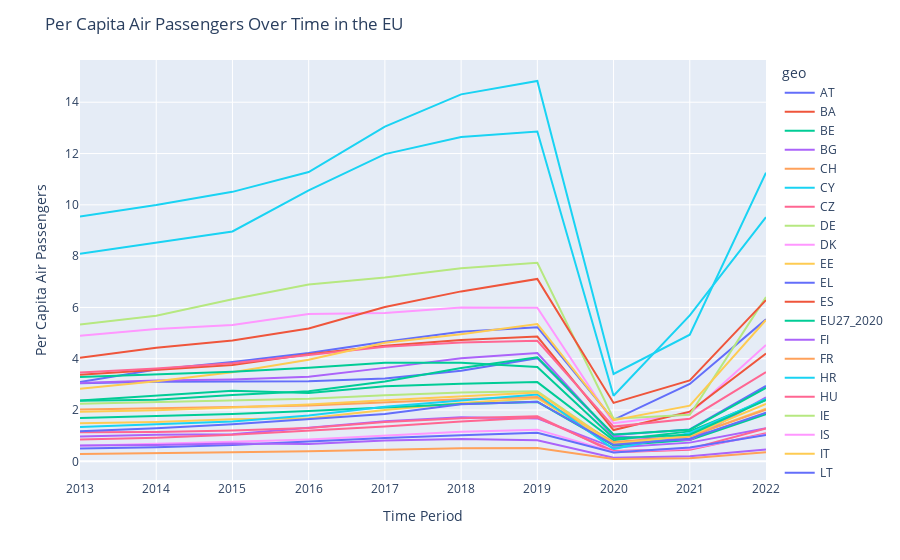
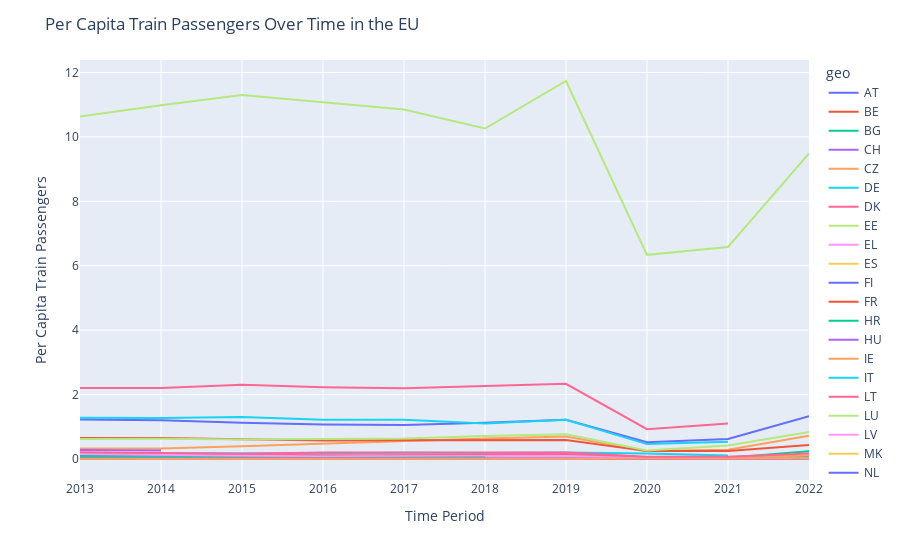

These figures' notebook cell, in order:
### Code cell
fig1 = px.line(df_air_pas_2013, x='TIME_PERIOD', y='per_capita', color='geo')
fig1.update_layout(title_text="Per Capita Air Passengers Over Time in the EU", xaxis_title='Time Period', yaxis_title='Per Capita Air Passengers')
fig1.show()

fig2 = px.line(df_train_pas_2013, x='TIME_PERIOD', y='per_capita', color='geo')
fig2.update_layout(title_text="Per Capita Train Passengers Over Time in the EU", xaxis_title='Time Period', yaxis_title='Per Capita Train Passengers')
fig2.show()

### Figure 1 — Plotly figure (JSON) as saved in the notebook; plotly's stock layout.template omitted (floating-point values rounded to 4 significant figures)
{"data": [{"hovertemplate": "geo=AT<br>TIME_PERIOD=%{x}<br>per_capita=%{y}<extra></extra>", "legendgroup": "AT", "line": {"color": "#636efa", "dash": "solid"}, "marker": {"symbol": "circle"}, "mode": "lines", "name": "AT", "orientation": "v", "showlegend": true, "type": "scatter", "x": [2013, 2014, 2015, 2016, 2017, 2018, 2019, 2020, 2021, 2022], "xaxis": "x", "y": [3.047, 3.101, 3.116, 3.124, 3.229, 3.53, 4.024, 1.03, 1.243, 2.938], "yaxis": "y"}, {"hovertemplate": "geo=BA<br>TIME_PERIOD=%{x}<br>per_capita=%{y}<extra></extra>", "legendgroup": "BA", "line": {"color": "#EF553B", "dash": "solid"}, "marker": {"symbol": "circle"}, "mode": "lines", "name": "BA", "orientation": "v", "showlegend": true, "type": "scatter", "x": [2021], "xaxis": "x", "y": [null], "yaxis": "y"}, {"hovertemplate": "geo=BE<br>TIME_PERIOD=%{x}<br>per_capita=%{y}<extra></extra>", "legendgroup": "BE", "line": {"color": "#00cc96", "dash": "solid"}, "marker": {"symbol": "circle"}, "mode": "lines", "name": "BE", "orientation": "v", "showlegend": true, "type": "scatter", "x": [2013, 2014, 2015, 2016, 2017, 2018, 2019, 2020, 2021, 2022], "xaxis": "x", "y": [2.369, 2.574, 2.755, 2.662, 2.93, 3.027, 3.089, 0.8215, 1.168, 2.399], "yaxis": "y"}, {"hovertemplate": "geo=BG<br>TIME_PERIOD=%{x}<br>per_capita=%{y}<extra></extra>", "legendgroup": "BG", "line": {"color": "#ab63fa", "dash": "solid"}, "marker": {"symbol": "circle"}, "mode": "lines", "name": "BG", "orientation": "v", "showlegend": true, "type": "scatter", "x": [2013, 2014, 2015, 2016, 2017, 2018, 2019, 2020, 2021, 2022], "xaxis": "x", "y": [0.9718, 1.038, 1.057, 1.303, 1.562, 1.722, 1.673, 0.5364, 0.7298, 1.288], "yaxis": "y"}, {"hovertemplate": "geo=CH<br>TIME_PERIOD=%{x}<br>per_capita=%{y}<extra></extra>", "legendgroup": "CH", "line": {"color": "#FFA15A", "dash": "solid"}, "marker": {"symbol": "circle"}, "mode": "lines", "name": "CH", "orientation": "v", "showlegend": true, "type": "scatter", "x": [2013, 2014, 2015, 2016, 2017, 2018, 2019, 2020, 2021, 2022], "xaxis": "x", "y": [null, null, null, null, null, null, null, null, null, null], "yaxis": "y"}, {"hovertemplate": "geo=CY<br>TIME_PERIOD=%{x}<br>per_capita=%{y}<extra></extra>", "legendgroup": "CY", "line": {"color": "#19d3f3", "dash": "solid"}, "marker": {"symbol": "circle"}, "mode": "lines", "name": "CY", "orientation": "v", "showlegend": true, "type": "scatter", "x": [2013, 2014, 2015, 2016, 2017, 2018, 2019, 2020, 2021, 2022], "xaxis": "x", "y": [8.097, 8.541, 8.962, 10.56, 11.98, 12.64, 12.86, 2.557, 5.692, 9.521], "yaxis": "y"}, {"hovertemplate": "geo=CZ<br>TIME_PERIOD=%{x}<br>per_capita=%{y}<extra></extra>", "legendgroup": "CZ", "line": {"color": "#FF6692", "dash": "solid"}, "marker": {"symbol": "circle"}, "mode": "lines", "name": "CZ", "orientation": "v", "showlegend": true, "type": "scatter", "x": [2013, 2014, 2015, 2016, 2017, 2018, 2019, 2020, 2021, 2022], "xaxis": "x", "y": [1.131, 1.149, 1.202, 1.295, 1.536, 1.681, 1.762, 0.3573, 0.4531, 1.097], "yaxis": "y"}, {"hovertemplate": "geo=DE<br>TIME_PERIOD=%{x}<br>per_capita=%{y}<extra></extra>", "legendgroup": "DE", "line": {"color": "#B6E880", "dash": "solid"}, "marker": {"symbol": "circle"}, "mode": "lines", "name": "DE", "orientation": "v", "showlegend": true, "type": "scatter", "x": [2013, 2014, 2015, 2016, 2017, 2018, 2019, 2020, 2021, 2022], "xaxis": "x", "y": [2.245, 2.308, 2.388, 2.442, 2.574, 2.687, 2.731, 0.6949, 0.8851, 1.866], "yaxis": "y"}, {"hovertemplate": "geo=DK<br>TIME_PERIOD=%{x}<br>per_capita=%{y}<extra></extra>", "legendgroup": "DK", "line": {"color": "#FF97FF", "dash": "solid"}, "marker": {"symbol": "circle"}, "mode": "lines", "name": "DK", "orientation": "v", "showlegend": true, "type": "scatter", "x": [2013, 2014, 2015, 2016, 2017, 2018, 2019, 2020, 2021, 2022], "xaxis": "x", "y": [4.901, 5.156, 5.317, 5.741, 5.786, 6.002, 5.99, 1.487, 1.852, 4.537], "yaxis": "y"}, {"hovertemplate": "geo=EE<br>TIME_PERIOD=%{x}<br>per_capita=%{y}<extra></extra>", "legendgroup": "EE", "line": {"color": "#FECB52", "dash": "solid"}, "marker": {"symbol": "circle"}, "mode": "lines", "name": "EE", "orientation": "v", "showlegend": true, "type": "scatter", "x": [2013, 2014, 2015, 2016, 2017, 2018, 2019, 2020, 2021, 2022], "xaxis": "x", "y": [1.484, 1.535, 1.643, 1.683, 2.003, 2.271, 2.459, 0.6455, 0.9721, 2.051], "yaxis": "y"}, {"hovertemplate": "geo=EL<br>TIME_PERIOD=%{x}<br>per_capita=%{y}<extra></extra>", "legendgroup": "EL", "line": {"color": "#636efa", "dash": "solid"}, "marker": {"symbol": "circle"}, "mode": "lines", "name": "EL", "orientation": "v", "showlegend": true, "type": "scatter", "x": [2013, 2014, 2015, 2016, 2017, 2018, 2019, 2020, 2021, 2022], "xaxis": "x", "y": [3.092, 3.58, 3.877, 4.223, 4.659, 5.051, 5.23, 1.618, 3.02, 5.535], "yaxis": "y"}, {"hovertemplate": "geo=ES<br>TIME_PERIOD=%{x}<br>per_capita=%{y}<extra></extra>", "legendgroup": "ES", "line": {"color": "#EF553B", "dash": "solid"}, "marker": {"symbol": "circle"}, "mode": "lines", "name": "ES", "orientation": "v", "showlegend": true, "type": "scatter", "x": [2013, 2014, 2015, 2016, 2017, 2018, 2019, 2020, 2021, 2022], "xaxis": "x", "y": [3.376, 3.555, 3.76, 4.175, 4.51, 4.728, 4.863, 1.221, 1.939, 4.207], "yaxis": "y"}, {"hovertemplate": "geo=EU27_2020<br>TIME_PERIOD=%{x}<br>per_capita=%{y}<extra></extra>", "legendgroup": "EU27_2020", "line": {"color": "#00cc96", "dash": "solid"}, "marker": {"symbol": "circle"}, "mode": "lines", "name": "EU27_2020", "orientation": "v", "showlegend": true, "type": "scatter", "x": [2013, 2014, 2015, 2016, 2017, 2018, 2019, 2020, 2021, 2022], "xaxis": "x", "y": [1.691, 1.764, 1.848, 1.96, 2.107, 2.233, 2.319, 0.6187, 0.8361, 1.835], "yaxis": "y"}, {"hovertemplate": "geo=FI<br>TIME_PERIOD=%{x}<br>per_capita=%{y}<extra></extra>", "legendgroup": "FI", "line": {"color": "#ab63fa", "dash": "solid"}, "marker": {"symbol": "circle"}, "mode": "lines", "name": "FI", "orientation": "v", "showlegend": true, "type": "scatter", "x": [2013, 2014, 2015, 2016, 2017, 2018, 2019, 2020, 2021, 2022], "xaxis": "x", "y": [3.053, 3.15, 3.194, 3.299, 3.644, 4.022, 4.22, 0.9825, 0.823, 2.49], "yaxis": "y"}, {"hovertemplate": "geo=FR<br>TIME_PERIOD=%{x}<br>per_capita=%{y}<extra></extra>", "legendgroup": "FR", "line": {"color": "#FFA15A", "dash": "solid"}, "marker": {"symbol": "circle"}, "mode": "lines", "name": "FR", "orientation": "v", "showlegend": true, "type": "scatter", "x": [2013, 2014, 2015, 2016, 2017, 2018, 2019, 2020, 2021, 2022], "xaxis": "x", "y": [2.024, 2.061, 2.12, 2.18, 2.306, 2.417, 2.512, 0.7535, 0.976, 2.012], "yaxis": "y"}, {"hovertemplate": "geo=HR<br>TIME_PERIOD=%{x}<br>per_capita=%{y}<extra></extra>", "legendgroup": "HR", "line": {"color": "#19d3f3", "dash": "solid"}, "marker": {"symbol": "circle"}, "mode": "lines", "name": "HR", "orientation": "v", "showlegend": true, "type": "scatter", "x": [2013, 2014, 2015, 2016, 2017, 2018, 2019, 2020, 2021, 2022], "xaxis": "x", "y": [1.343, 1.446, 1.555, 1.784, 2.129, 2.37, 2.606, 0.4789, 1.105, 2.438], "yaxis": "y"}, {"hovertemplate": "geo=HU<br>TIME_PERIOD=%{x}<br>per_capita=%{y}<extra></extra>", "legendgroup": "HU", "line": {"color": "#FF6692", "dash": "solid"}, "marker": {"symbol": "circle"}, "mode": "lines", "name": "HU", "orientation": "v", "showlegend": true, "type": "scatter", "x": [2013, 2014, 2015, 2016, 2017, 2018, 2019, 2020, 2021, 2022], "xaxis": "x", "y": [0.8519, 0.9167, 1.038, 1.186, 1.363, 1.552, 1.709, 0.4056, 0.4794, 1.279], "yaxis": "y"}, {"hovertemplate": "geo=IE<br>TIME_PERIOD=%{x}<br>per_capita=%{y}<extra></extra>", "legendgroup": "IE", "line": {"color": "#B6E880", "dash": "solid"}, "marker": {"symbol": "circle"}, "mode": "lines", "name": "IE", "orientation": "v", "showlegend": true, "type": "scatter", "x": [2013, 2014, 2015, 2016, 2017, 2018, 2019, 2020, 2021, 2022], "xaxis": "x", "y": [5.337, 5.673, 6.316, 6.897, 7.163, 7.524, 7.738, 1.666, 1.817, 6.404], "yaxis": "y"}, {"hovertemplate": "geo=IS<br>TIME_PERIOD=%{x}<br>per_capita=%{y}<extra></extra>", "legendgroup": "IS", "line": {"color": "#FF97FF", "dash": "solid"}, "marker": {"symbol": "circle"}, "mode": "lines", "name": "IS", "orientation": "v", "showlegend": true, "type": "scatter", "x": [2013, 2014, 2015, 2016, 2017, 2018, 2019, 2020, 2021, 2022], "xaxis": "x", "y": [null, null, null, null, null, null, null, null, null, null], "yaxis": "y"}, {"hovertemplate": "geo=IT<br>TIME_PERIOD=%{x}<br>per_capita=%{y}<extra></extra>", "legendgroup": "IT", "line": {"color": "#FECB52", "dash": "solid"}, "marker": {"symbol": "circle"}, "mode": "lines", "name": "IT", "orientation": "v", "showlegend": true, "type": "scatter", "x": [2013, 2014, 2015, 2016, 2017, 2018, 2019, 2020, 2021, 2022], "xaxis": "x", "y": [1.931, 1.993, 2.1, 2.217, 2.382, 2.535, 2.686, 0.6775, 1.008, 2.243], "yaxis": "y"}, {"hovertemplate": "geo=LT<br>TIME_PERIOD=%{x}<br>per_capita=%{y}<extra></extra>", "legendgroup": "LT", "line": {"color": "#636efa", "dash": "solid"}, "marker": {"symbol": "circle"}, "mode": "lines", "name": "LT", "orientation": "v", "showlegend": true, "type": "scatter", "x": [2013, 2014, 2015, 2016, 2017, 2018, 2019, 2020, 2021, 2022], "xaxis": "x", "y": [1.172, 1.29, 1.447, 1.657, 1.842, 2.227, 2.328, 0.6458, 0.8816, 1.901], "yaxis": "y"}, {"hovertemplate": "geo=LU<br>TIME_PERIOD=%{x}<br>per_capita=%{y}<extra></extra>", "legendgroup": "LU", "line": {"color": "#EF553B", "dash": "solid"}, "marker": {"symbol": "circle"}, "mode": "lines", "name": "LU", "orientation": "v", "showlegend": true, "type": "scatter", "x": [2013, 2014, 2015, 2016, 2017, 2018, 2019, 2020, 2021, 2022], "xaxis": "x", "y": [4.039, 4.428, 4.71, 5.179, 6.018, 6.626, 7.111, 2.278, 3.156, 6.286], "yaxis": "y"}, {"hovertemplate": "geo=LV<br>TIME_PERIOD=%{x}<br>per_capita=%{y}<extra></extra>", "legendgroup": "LV", "line": {"color": "#00cc96", "dash": "solid"}, "marker": {"symbol": "circle"}, "mode": "lines", "name": "LV", "orientation": "v", "showlegend": true, "type": "scatter", "x": [2013, 2014, 2015, 2016, 2017, 2018, 2019, 2020, 2021, 2022], "xaxis": "x", "y": [2.363, 2.399, 2.591, 2.735, 3.117, 3.638, 4.055, 1.046, 1.234, 2.862], "yaxis": "y"}, {"hovertemplate": "geo=ME<br>TIME_PERIOD=%{x}<br>per_capita=%{y}<extra></extra>", "legendgroup": "ME", "line": {"color": "#ab63fa", "dash": "solid"}, "marker": {"symbol": "circle"}, "mode": "lines", "name": "ME", "orientation": "v", "showlegend": true, "type": "scatter", "x": [2016, 2017, 2018, 2019, 2020, 2021, 2022], "xaxis": "x", "y": [null, null, null, null, null, null, null], "yaxis": "y"}, {"hovertemplate": "geo=MK<br>TIME_PERIOD=%{x}<br>per_capita=%{y}<extra></extra>", "legendgroup": "MK", "line": {"color": "#FFA15A", "dash": "solid"}, "marker": {"symbol": "circle"}, "mode": "lines", "name": "MK", "orientation": "v", "showlegend": true, "type": "scatter", "x": [2015, 2016, 2017, 2018, 2019, 2020, 2021, 2022], "xaxis": "x", "y": [null, null, null, null, null, null, null, null], "yaxis": "y"}, {"hovertemplate": "geo=MT<br>TIME_PERIOD=%{x}<br>per_capita=%{y}<extra></extra>", "legendgroup": "MT", "line": {"color": "#19d3f3", "dash": "solid"}, "marker": {"symbol": "circle"}, "mode": "lines", "name": "MT", "orientation": "v", "showlegend": true, "type": "scatter", "x": [2013, 2014, 2015, 2016, 2017, 2018, 2019, 2020, 2021, 2022], "xaxis": "x", "y": [9.543, 9.99, 10.51, 11.28, 13.05, 14.31, 14.83, 3.406, 4.937, 11.25], "yaxis": "y"}, {"hovertemplate": "geo=NL<br>TIME_PERIOD=%{x}<br>per_capita=%{y}<extra></extra>", "legendgroup": "NL", "line": {"color": "#FF6692", "dash": "solid"}, "marker": {"symbol": "circle"}, "mode": "lines", "name": "NL", "orientation": "v", "showlegend": true, "type": "scatter", "x": [2013, 2014, 2015, 2016, 2017, 2018, 2019, 2020, 2021, 2022], "xaxis": "x", "y": [3.461, 3.622, 3.821, 4.141, 4.463, 4.636, 4.698, 1.355, 1.664, 3.484], "yaxis": "y"}, {"hovertemplate": "geo=NO<br>TIME_PERIOD=%{x}<br>per_capita=%{y}<extra></extra>", "legendgroup": "NO", "line": {"color": "#B6E880", "dash": "solid"}, "marker": {"symbol": "circle"}, "mode": "lines", "name": "NO", "orientation": "v", "showlegend": true, "type": "scatter", "x": [2013, 2014, 2015, 2016, 2017, 2018, 2019, 2020, 2021, 2022], "xaxis": "x", "y": [null, null, null, null, null, null, null, null, null, null], "yaxis": "y"}, {"hovertemplate": "geo=PL<br>TIME_PERIOD=%{x}<br>per_capita=%{y}<extra></extra>", "legendgroup": "PL", "line": {"color": "#FF97FF", "dash": "solid"}, "marker": {"symbol": "circle"}, "mode": "lines", "name": "PL", "orientation": "v", "showlegend": true, "type": "scatter", "x": [2013, 2014, 2015, 2016, 2017, 2018, 2019, 2020, 2021, 2022], "xaxis": "x", "y": [0.6115, 0.6764, 0.7606, 0.8499, 0.9924, 1.152, 1.236, 0.3642, 0.4993, 1.045], "yaxis": "y"}, {"hovertemplate": "geo=PT<br>TIME_PERIOD=%{x}<br>per_capita=%{y}<extra></extra>", "legendgroup": "PT", "line": {"color": "#FECB52", "dash": "solid"}, "marker": {"symbol": "circle"}, "mode": "lines", "name": "PT", "orientation": "v", "showlegend": true, "type": "scatter", "x": [2013, 2014, 2015, 2016, 2017, 2018, 2019, 2020, 2021, 2022], "xaxis": "x", "y": [2.831, 3.123, 3.47, 3.958, 4.624, 4.958, 5.353, 1.607, 2.17, 5.514], "yaxis": "y"}, {"hovertemplate": "geo=RO<br>TIME_PERIOD=%{x}<br>per_capita=%{y}<extra></extra>", "legendgroup": "RO", "line": {"color": "#636efa", "dash": "solid"}, "marker": {"symbol": "circle"}, "mode": "lines", "name": "RO", "orientation": "v", "showlegend": true, "type": "scatter", "x": [2013, 2014, 2015, 2016, 2017, 2018, 2019, 2020, 2021, 2022], "xaxis": "x", "y": [0.5003, 0.5468, 0.6331, 0.7669, 0.913, 1.014, 1.111, 0.3432, 0.5408, 1.026], "yaxis": "y"}, {"hovertemplate": "geo=RS<br>TIME_PERIOD=%{x}<br>per_capita=%{y}<extra></extra>", "legendgroup": "RS", "line": {"color": "#EF553B", "dash": "solid"}, "marker": {"symbol": "circle"}, "mode": "lines", "name": "RS", "orientation": "v", "showlegend": true, "type": "scatter", "x": [2016, 2017, 2018, 2019, 2020, 2021], "xaxis": "x", "y": [null, null, null, null, null, null], "yaxis": "y"}, {"hovertemplate": "geo=SE<br>TIME_PERIOD=%{x}<br>per_capita=%{y}<extra></extra>", "legendgroup": "SE", "line": {"color": "#00cc96", "dash": "solid"}, "marker": {"symbol": "circle"}, "mode": "lines", "name": "SE", "orientation": "v", "showlegend": true, "type": "scatter", "x": [2013, 2014, 2015, 2016, 2017, 2018, 2019, 2020, 2021, 2022], "xaxis": "x", "y": [3.29, 3.397, 3.489, 3.65, 3.847, 3.848, 3.677, 0.9022, 1.04, 2.396], "yaxis": "y"}, {"hovertemplate": "geo=SI<br>TIME_PERIOD=%{x}<br>per_capita=%{y}<extra></extra>", "legendgroup": "SI", "line": {"color": "#ab63fa", "dash": "solid"}, "marker": {"symbol": "circle"}, "mode": "lines", "name": "SI", "orientation": "v", "showlegend": true, "type": "scatter", "x": [2013, 2014, 2015, 2016, 2017, 2018, 2019, 2020, 2021, 2022], "xaxis": "x", "y": [0.6148, 0.6342, 0.6961, 0.6802, 0.8142, 0.876, 0.8261, 0.1373, 0.1988, 0.4598], "yaxis": "y"}, {"hovertemplate": "geo=SK<br>TIME_PERIOD=%{x}<br>per_capita=%{y}<extra></extra>", "legendgroup": "SK", "line": {"color": "#FFA15A", "dash": "solid"}, "marker": {"symbol": "circle"}, "mode": "lines", "name": "SK", "orientation": "v", "showlegend": true, "type": "scatter", "x": [2013, 2014, 2015, 2016, 2017, 2018, 2019, 2020, 2021, 2022], "xaxis": "x", "y": [0.2878, 0.3086, 0.3585, 0.3977, 0.442, 0.5133, 0.521, 0.09172, 0.1176, 0.3574], "yaxis": "y"}, {"hovertemplate": "geo=UK<br>TIME_PERIOD=%{x}<br>per_capita=%{y}<extra></extra>", "legendgroup": "UK", "line": {"color": "#19d3f3", "dash": "solid"}, "marker": {"symbol": "circle"}, "mode": "lines", "name": "UK", "orientation": "v", "showlegend": true, "type": "scatter", "x": [2013, 2014, 2015, 2016, 2017, 2018, 2019], "xaxis": "x", "y": [null, null, null, null, null, null, null], "yaxis": "y"}], "layout": {"legend": {"title": {"text": "geo"}, "tracegroupgap": 0}, "margin": {"t": 60}, "title": {"text": "Per Capita Air Passengers Over Time in the EU"}, "xaxis": {"anchor": "y", "domain": [0, 1], "title": {"text": "Time Period"}}, "yaxis": {"anchor": "x", "domain": [0, 1], "title": {"text": "Per Capita Air Passengers"}}}}

### Figure 2 — Plotly figure (JSON) as saved in the notebook; plotly's stock layout.template omitted (floating-point values rounded to 4 significant figures)
{"data": [{"hovertemplate": "geo=AT<br>TIME_PERIOD=%{x}<br>per_capita=%{y}<extra></extra>", "legendgroup": "AT", "line": {"color": "#636efa", "dash": "solid"}, "marker": {"symbol": "circle"}, "mode": "lines", "name": "AT", "orientation": "v", "showlegend": true, "type": "scatter", "x": [2013, 2014, 2015, 2016, 2017, 2018, 2019, 2020, 2021, 2022], "xaxis": "x", "y": [1.227, 1.203, 1.126, 1.069, 1.057, 1.124, 1.218, 0.5183, 0.6221, 1.325], "yaxis": "y"}, {"hovertemplate": "geo=BE<br>TIME_PERIOD=%{x}<br>per_capita=%{y}<extra></extra>", "legendgroup": "BE", "line": {"color": "#EF553B", "dash": "solid"}, "marker": {"symbol": "circle"}, "mode": "lines", "name": "BE", "orientation": "v", "showlegend": true, "type": "scatter", "x": [2013, 2014, 2015, 2016, 2017, 2018, 2019, 2020, 2021, 2022], "xaxis": "x", "y": [null, null, null, null, null, null, null, null, null, null], "yaxis": "y"}, {"hovertemplate": "geo=BG<br>TIME_PERIOD=%{x}<br>per_capita=%{y}<extra></extra>", "legendgroup": "BG", "line": {"color": "#00cc96", "dash": "solid"}, "marker": {"symbol": "circle"}, "mode": "lines", "name": "BG", "orientation": "v", "showlegend": true, "type": "scatter", "x": [2013, 2014, 2015, 2016, 2017, 2018, 2019, 2020, 2021, 2022], "xaxis": "x", "y": [0.04558, 0.03989, 0.03249, 0.07199, 0.1104, 0.1128, 0.1491, 0.04301, 0.03962, 0.2398], "yaxis": "y"}, {"hovertemplate": "geo=CH<br>TIME_PERIOD=%{x}<br>per_capita=%{y}<extra></extra>", "legendgroup": "CH", "line": {"color": "#ab63fa", "dash": "solid"}, "marker": {"symbol": "circle"}, "mode": "lines", "name": "CH", "orientation": "v", "showlegend": true, "type": "scatter", "x": [2013, 2014, 2015, 2016, 2017, 2018, 2019, 2020, 2021, 2022], "xaxis": "x", "y": [null, null, null, null, null, null, null, null, null, null], "yaxis": "y"}, {"hovertemplate": "geo=CZ<br>TIME_PERIOD=%{x}<br>per_capita=%{y}<extra></extra>", "legendgroup": "CZ", "line": {"color": "#FFA15A", "dash": "solid"}, "marker": {"symbol": "circle"}, "mode": "lines", "name": "CZ", "orientation": "v", "showlegend": true, "type": "scatter", "x": [2013, 2014, 2015, 2016, 2017, 2018, 2019, 2020, 2021, 2022], "xaxis": "x", "y": [0.3232, 0.3282, 0.3957, 0.48, 0.5474, 0.6385, 0.6966, 0.2459, 0.2896, 0.72], "yaxis": "y"}, {"hovertemplate": "geo=DE<br>TIME_PERIOD=%{x}<br>per_capita=%{y}<extra></extra>", "legendgroup": "DE", "line": {"color": "#19d3f3", "dash": "solid"}, "marker": {"symbol": "circle"}, "mode": "lines", "name": "DE", "orientation": "v", "showlegend": true, "type": "scatter", "x": [2013, 2014, 2015, 2016, 2017, 2018, 2019, 2020, 2021], "xaxis": "x", "y": [0.1881, 0.1864, 0.1726, 0.1695, 0.1921, 0.1859, 0.205, 0.1735, 0.112], "yaxis": "y"}, {"hovertemplate": "geo=DK<br>TIME_PERIOD=%{x}<br>per_capita=%{y}<extra></extra>", "legendgroup": "DK", "line": {"color": "#FF6692", "dash": "solid"}, "marker": {"symbol": "circle"}, "mode": "lines", "name": "DK", "orientation": "v", "showlegend": true, "type": "scatter", "x": [2013, 2014, 2015, 2016, 2017, 2018, 2019, 2020, 2021], "xaxis": "x", "y": [2.204, 2.204, 2.304, 2.228, 2.198, 2.265, 2.333, 0.925, 1.104], "yaxis": "y"}, {"hovertemplate": "geo=EE<br>TIME_PERIOD=%{x}<br>per_capita=%{y}<extra></extra>", "legendgroup": "EE", "line": {"color": "#B6E880", "dash": "solid"}, "marker": {"symbol": "circle"}, "mode": "lines", "name": "EE", "orientation": "v", "showlegend": true, "type": "scatter", "x": [2013, 2014, 2015, 2016, 2017, 2018, 2019, 2020, 2021, 2022], "xaxis": "x", "y": [0.09241, 0.07372, 0.04183, 0.07827, 0.08133, 0.08111, 0.08454, 0.00602, 0, 0], "yaxis": "y"}, {"hovertemplate": "geo=EL<br>TIME_PERIOD=%{x}<br>per_capita=%{y}<extra></extra>", "legendgroup": "EL", "line": {"color": "#FF97FF", "dash": "solid"}, "marker": {"symbol": "circle"}, "mode": "lines", "name": "EL", "orientation": "v", "showlegend": true, "type": "scatter", "x": [2013, 2014, 2015, 2016, 2017, 2018, 2019, 2020, 2021, 2022], "xaxis": "x", "y": [0.0004544, 0.003935, 0.002947, 0.001947, 0.002043, 0.001583, 0.0007459, 0, 0, 0], "yaxis": "y"}, {"hovertemplate": "geo=ES<br>TIME_PERIOD=%{x}<br>per_capita=%{y}<extra></extra>", "legendgroup": "ES", "line": {"color": "#FECB52", "dash": "solid"}, "marker": {"symbol": "circle"}, "mode": "lines", "name": "ES", "orientation": "v", "showlegend": true, "type": "scatter", "x": [2013, 2014, 2015, 2016, 2017, 2018, 2019, 2020, 2021, 2022], "xaxis": "x", "y": [0.008261, 0.02191, 0.02237, 0.02293, 0.023, 0.02205, 0.02258, 0.005873, 0.008207, 0.01693], "yaxis": "y"}, {"hovertemplate": "geo=FI<br>TIME_PERIOD=%{x}<br>per_capita=%{y}<extra></extra>", "legendgroup": "FI", "line": {"color": "#636efa", "dash": "solid"}, "marker": {"symbol": "circle"}, "mode": "lines", "name": "FI", "orientation": "v", "showlegend": true, "type": "scatter", "x": [2013, 2014, 2015, 2016, 2017, 2018, 2019, 2020, 2021, 2022], "xaxis": "x", "y": [0.1102, 0.09502, 0.07822, 0.08237, 0.09958, 0.1001, 0.1158, 0.02136, 0.0007228, 0.005587], "yaxis": "y"}, {"hovertemplate": "geo=FR<br>TIME_PERIOD=%{x}<br>per_capita=%{y}<extra></extra>", "legendgroup": "FR", "line": {"color": "#EF553B", "dash": "solid"}, "marker": {"symbol": "circle"}, "mode": "lines", "name": "FR", "orientation": "v", "showlegend": true, "type": "scatter", "x": [2013, 2014, 2015, 2016, 2017, 2018, 2019, 2020, 2021, 2022], "xaxis": "x", "y": [0.6487, 0.6498, 0.6097, 0.5713, 0.5856, 0.5875, 0.593, 0.2448, 0.246, 0.4318], "yaxis": "y"}, {"hovertemplate": "geo=HR<br>TIME_PERIOD=%{x}<br>per_capita=%{y}<extra></extra>", "legendgroup": "HR", "line": {"color": "#00cc96", "dash": "solid"}, "marker": {"symbol": "circle"}, "mode": "lines", "name": "HR", "orientation": "v", "showlegend": true, "type": "scatter", "x": [2013, 2014, 2015, 2016, 2017, 2018, 2019, 2020, 2021, 2022], "xaxis": "x", "y": [0.09526, 0.08501, 0.07526, 0.07111, 0.06981, 0.07332, 0.07409, 0.03376, 0.05252, 0.09166], "yaxis": "y"}, {"hovertemplate": "geo=HU<br>TIME_PERIOD=%{x}<br>per_capita=%{y}<extra></extra>", "legendgroup": "HU", "line": {"color": "#ab63fa", "dash": "solid"}, "marker": {"symbol": "circle"}, "mode": "lines", "name": "HU", "orientation": "v", "showlegend": true, "type": "scatter", "x": [2013, 2014, 2015, 2016, 2017, 2018, 2019, 2020, 2021, 2022], "xaxis": "x", "y": [0.283, 0.2635, null, null, null, null, null, null, null, null], "yaxis": "y"}, {"hovertemplate": "geo=IE<br>TIME_PERIOD=%{x}<br>per_capita=%{y}<extra></extra>", "legendgroup": "IE", "line": {"color": "#FFA15A", "dash": "solid"}, "marker": {"symbol": "circle"}, "mode": "lines", "name": "IE", "orientation": "v", "showlegend": true, "type": "scatter", "x": [2013, 2014, 2015, 2016, 2017, 2018, 2019, 2020, 2021, 2022], "xaxis": "x", "y": [0.1668, 0.1537, 0.06691, 0.07236, 0.07838, 0.08571, 0.08319, 0.028, 0.05393, 0.1069], "yaxis": "y"}, {"hovertemplate": "geo=IT<br>TIME_PERIOD=%{x}<br>per_capita=%{y}<extra></extra>", "legendgroup": "IT", "line": {"color": "#19d3f3", "dash": "solid"}, "marker": {"symbol": "circle"}, "mode": "lines", "name": "IT", "orientation": "v", "showlegend": true, "type": "scatter", "x": [2013, 2014, 2015, 2016, 2017, 2018, 2019, 2020, 2021], "xaxis": "x", "y": [0.05237, 0.05174, 0.05714, 0.04899, 0.04417, 0.04292, 0.04786, 0.01715, 0.03091], "yaxis": "y"}, {"hovertemplate": "geo=LT<br>TIME_PERIOD=%{x}<br>per_capita=%{y}<extra></extra>", "legendgroup": "LT", "line": {"color": "#FF6692", "dash": "solid"}, "marker": {"symbol": "circle"}, "mode": "lines", "name": "LT", "orientation": "v", "showlegend": true, "type": "scatter", "x": [2013, 2014, 2015, 2016, 2017, 2018, 2019, 2020, 2021, 2022], "xaxis": "x", "y": [0.181, 0.1542, 0.1232, 0.1163, 0.1131, 0.1303, 0.1528, 0.02398, 0, 0.001426], "yaxis": "y"}, {"hovertemplate": "geo=LU<br>TIME_PERIOD=%{x}<br>per_capita=%{y}<extra></extra>", "legendgroup": "LU", "line": {"color": "#B6E880", "dash": "solid"}, "marker": {"symbol": "circle"}, "mode": "lines", "name": "LU", "orientation": "v", "showlegend": true, "type": "scatter", "x": [2013, 2014, 2015, 2016, 2017, 2018, 2019, 2020, 2021, 2022], "xaxis": "x", "y": [10.63, 10.98, 11.3, 11.07, 10.85, 10.26, 11.73, 6.338, 6.584, 9.486], "yaxis": "y"}, {"hovertemplate": "geo=LV<br>TIME_PERIOD=%{x}<br>per_capita=%{y}<extra></extra>", "legendgroup": "LV", "line": {"color": "#FF97FF", "dash": "solid"}, "marker": {"symbol": "circle"}, "mode": "lines", "name": "LV", "orientation": "v", "showlegend": true, "type": "scatter", "x": [2013, 2014, 2015, 2016, 2017, 2018, 2019, 2020, 2021, 2022], "xaxis": "x", "y": [0.1532, 0.1259, 0.09013, 0.07974, 0.08564, 0.08582, 0.09375, 0.01363, 0.002641, 0.007997], "yaxis": "y"}, {"hovertemplate": "geo=MK<br>TIME_PERIOD=%{x}<br>per_capita=%{y}<extra></extra>", "legendgroup": "MK", "line": {"color": "#FECB52", "dash": "solid"}, "marker": {"symbol": "circle"}, "mode": "lines", "name": "MK", "orientation": "v", "showlegend": true, "type": "scatter", "x": [2013, 2014, 2015, 2016, 2017, 2018, 2019, 2020, 2021, 2022], "xaxis": "x", "y": [null, null, null, null, null, null, null, null, null, null], "yaxis": "y"}, {"hovertemplate": "geo=NL<br>TIME_PERIOD=%{x}<br>per_capita=%{y}<extra></extra>", "legendgroup": "NL", "line": {"color": "#636efa", "dash": "solid"}, "marker": {"symbol": "circle"}, "mode": "lines", "name": "NL", "orientation": "v", "showlegend": true, "type": "scatter", "x": [2013, 2014, 2015, 2016, 2017, 2018, 2019, 2020, 2021, 2022], "xaxis": "x", "y": [null, null, null, null, null, null, null, null, null, null], "yaxis": "y"}, {"hovertemplate": "geo=NO<br>TIME_PERIOD=%{x}<br>per_capita=%{y}<extra></extra>", "legendgroup": "NO", "line": {"color": "#EF553B", "dash": "solid"}, "marker": {"symbol": "circle"}, "mode": "lines", "name": "NO", "orientation": "v", "showlegend": true, "type": "scatter", "x": [2013, 2014, 2015, 2016, 2017, 2018, 2019, 2020, 2021, 2022], "xaxis": "x", "y": [null, null, null, null, null, null, null, null, null, null], "yaxis": "y"}, {"hovertemplate": "geo=PL<br>TIME_PERIOD=%{x}<br>per_capita=%{y}<extra></extra>", "legendgroup": "PL", "line": {"color": "#00cc96", "dash": "solid"}, "marker": {"symbol": "circle"}, "mode": "lines", "name": "PL", "orientation": "v", "showlegend": true, "type": "scatter", "x": [2013, 2014, 2015, 2016, 2017, 2018, 2019, 2020, 2021, 2022], "xaxis": "x", "y": [0.04839, 0.03751, 0.0301, 0.0301, 0.04077, 0.048, null, null, null, 0.06297], "yaxis": "y"}, {"hovertemplate": "geo=PT<br>TIME_PERIOD=%{x}<br>per_capita=%{y}<extra></extra>", "legendgroup": "PT", "line": {"color": "#ab63fa", "dash": "solid"}, "marker": {"symbol": "circle"}, "mode": "lines", "name": "PT", "orientation": "v", "showlegend": true, "type": "scatter", "x": [2013, 2014, 2015, 2016, 2017, 2018, 2019, 2020, 2021, 2022], "xaxis": "x", "y": [0.01278, 0.01496, 0.02178, 0.02263, 0.02435, 0.01681, 0.01732, 0.002331, 0.002525, 0.01072], "yaxis": "y"}, {"hovertemplate": "geo=RO<br>TIME_PERIOD=%{x}<br>per_capita=%{y}<extra></extra>", "legendgroup": "RO", "line": {"color": "#FFA15A", "dash": "solid"}, "marker": {"symbol": "circle"}, "mode": "lines", "name": "RO", "orientation": "v", "showlegend": true, "type": "scatter", "x": [2013, 2014, 2015, 2016, 2017, 2018, 2019, 2020, 2021, 2022], "xaxis": "x", "y": [0.01164, 0.01128, 0.01092, 0.01027, 0.00957, 0.00901, 0.01051, 0.004035, 0.005312, 0.01586], "yaxis": "y"}, {"hovertemplate": "geo=SE<br>TIME_PERIOD=%{x}<br>per_capita=%{y}<extra></extra>", "legendgroup": "SE", "line": {"color": "#19d3f3", "dash": "solid"}, "marker": {"symbol": "circle"}, "mode": "lines", "name": "SE", "orientation": "v", "showlegend": true, "type": "scatter", "x": [2013, 2014, 2015, 2016, 2017, 2018, 2019, 2020, 2021, 2022], "xaxis": "x", "y": [1.283, 1.271, 1.302, 1.218, 1.215, 1.103, 1.219, 0.463, 0.5361, null], "yaxis": "y"}, {"hovertemplate": "geo=SI<br>TIME_PERIOD=%{x}<br>per_capita=%{y}<extra></extra>", "legendgroup": "SI", "line": {"color": "#FF6692", "dash": "solid"}, "marker": {"symbol": "circle"}, "mode": "lines", "name": "SI", "orientation": "v", "showlegend": true, "type": "scatter", "x": [2013, 2014, 2015, 2016, 2017, 2018, 2019, 2020, 2021, 2022], "xaxis": "x", "y": [0.2098, 0.1849, 0.1663, 0.203, 0.1985, 0.2071, 0.2033, 0.06632, 0.06828, 0.1737], "yaxis": "y"}, {"hovertemplate": "geo=SK<br>TIME_PERIOD=%{x}<br>per_capita=%{y}<extra></extra>", "legendgroup": "SK", "line": {"color": "#B6E880", "dash": "solid"}, "marker": {"symbol": "circle"}, "mode": "lines", "name": "SK", "orientation": "v", "showlegend": true, "type": "scatter", "x": [2013, 2014, 2015, 2016, 2017, 2018, 2019, 2020, 2021, 2022], "xaxis": "x", "y": [0.6171, 0.6263, 0.6089, 0.6161, 0.6333, 0.7137, 0.7676, 0.264, 0.4191, 0.8402], "yaxis": "y"}, {"hovertemplate": "geo=TR<br>TIME_PERIOD=%{x}<br>per_capita=%{y}<extra></extra>", "legendgroup": "TR", "line": {"color": "#FF97FF", "dash": "solid"}, "marker": {"symbol": "circle"}, "mode": "lines", "name": "TR", "orientation": "v", "showlegend": true, "type": "scatter", "x": [2013, 2014, 2015, 2016, 2017, 2018, 2019, 2020, 2021, 2022], "xaxis": "x", "y": [null, null, null, null, null, null, null, null, null, null], "yaxis": "y"}, {"hovertemplate": "geo=UK<br>TIME_PERIOD=%{x}<br>per_capita=%{y}<extra></extra>", "legendgroup": "UK", "line": {"color": "#FECB52", "dash": "solid"}, "marker": {"symbol": "circle"}, "mode": "lines", "name": "UK", "orientation": "v", "showlegend": true, "type": "scatter", "x": [2013, 2014, 2015, 2016, 2017, 2018, 2019], "xaxis": "x", "y": [null, null, null, null, null, null, null], "yaxis": "y"}], "layout": {"legend": {"title": {"text": "geo"}, "tracegroupgap": 0}, "margin": {"t": 60}, "title": {"text": "Per Capita Train Passengers Over Time in the EU"}, "xaxis": {"anchor": "y", "domain": [0, 1], "title": {"text": "Time Period"}}, "yaxis": {"anchor": "x", "domain": [0, 1], "title": {"text": "Per Capita Train Passengers"}}}}
